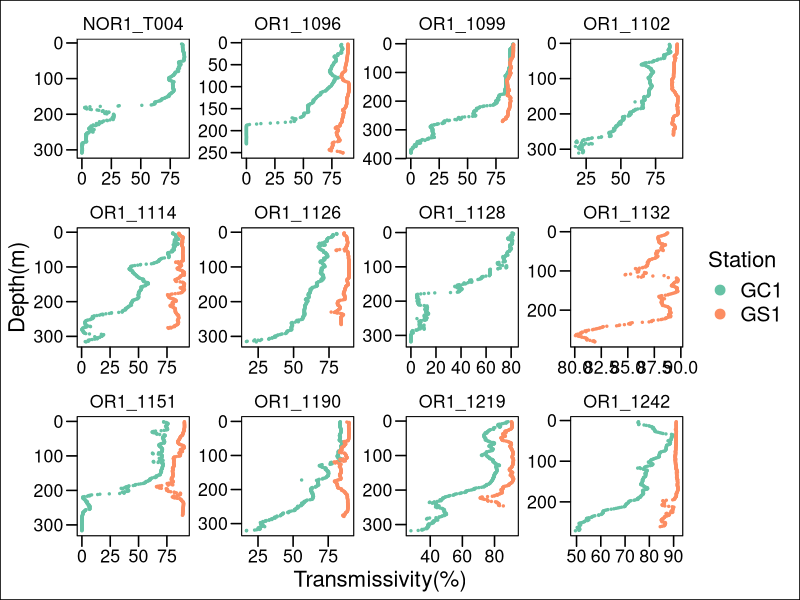

R code for this plot:
## ---- chunk 1
knitr::opts_chunk$set(echo = TRUE)
knitr::opts_chunk$set(warning = FALSE, message = FALSE) 
knitr::opts_chunk$set(fig.width=18, fig.height=12) 
## ---- chunk 2
rm(list=ls())
library(readxl)
library(dplyr)
library(ggplot2)
library(ggthemes)
GPSC_CTD<- read_xlsx("CTD.xlsx")

# Set negtive transmissometer to zero
GPSC_CTD$transmissometer[GPSC_CTD$transmissometer<=0] <- 0 

#filter only downward data
GC1<-GPSC_CTD %>%filter(Station=="GC1") %>% 
  group_split(Cruise)
GC1_CTD<-NULL
for (i in 1:11) { 
  out<-filter(GC1[[i]],!duplicated(GC1[[i]]$pressure,)==T)
  GC1_CTD<-rbind(GC1_CTD,out)
} 

GS1<-GPSC_CTD %>%filter(Station=="GS1") %>% 
  group_split(Cruise)
GS1_CTD<-NULL
for (i in 1:10) { 
  out<-filter(GS1[[i]],!duplicated(GS1[[i]]$pressure,)==T)
  GS1_CTD<-rbind(GS1_CTD,out)
} 

GC1GS1<-rbind(GC1_CTD,GS1_CTD)
#plot 
ggplot(data=GC1GS1, aes(x=transmissometer, y=pressure, colour=Station))+
  geom_point(size=0.5)+
  scale_y_reverse()+
  scale_color_brewer(palette = "Set2")+
  xlab("Transmissivity(%)")+
  ylab("Depth(m)")+
  facet_wrap(~Cruise, scale="free")+
  theme_base()+
  guides(color = guide_legend(override.aes = list(size = 3) ) )+
  theme(legend.text = element_text(size = 15))

## ---- chunk 3
rm(list=ls())
library(knitr)
GPSC_CTD<- read_excel("CTD.xlsx")
GC1_Depth<-as.data.frame(GPSC_CTD %>%
                         filter(Station=="GC1")) %>% 
  group_by(Cruise) %>% summarise(Depth=max(pressure))
GS1_Depth<-as.data.frame(GPSC_CTD %>%
                         filter(Station=="GS1")) %>% 
  group_by(Cruise) %>% summarise(Depth=max(pressure))

#GC1
GC1_CTD<-as.data.frame(GPSC_CTD %>%
                         filter(Station=="GC1"))
GC1_CTD<-split(GC1_CTD,GC1_CTD$Cruise)
#GS1
GS1_CTD<-as.data.frame(GPSC_CTD %>%
                         filter(Station=="GS1"))
GS1_CTD<-split(GS1_CTD,GS1_CTD$Cruise)
#average deepest 3 data = bottom water
deep_fun <- function(x) {
  dat <- x[order(x$pressure, decreasing=TRUE)[1:3],]
}
GC1_CTD<- lapply(GC1_CTD, FUN=deep_fun) 
GC1_CTD<-do.call("rbind", GC1_CTD)
GS1_CTD<- lapply(GS1_CTD, FUN=deep_fun) 
GS1_CTD<-do.call("rbind", GS1_CTD)

# Average temperature, sigma_theta and density
GC1_CTD$Temperature <- rowMeans(GC1_CTD[, c("temperature_T1", "temperature_T2")], na.rm=TRUE)
GC1T<-mean(GC1_CTD$Temperature)
GS1_CTD$Temperature <- rowMeans(GS1_CTD[, c("temperature_T1", "temperature_T2")], na.rm=TRUE)
GS1T<-mean(GS1_CTD$Temperature)

#Tlim calculation####
#Q10=2 
GC1Tlim<-2* exp((GC1T-20)/10)
GS1Tlim<-2* exp((GS1T-20)/10)

df<-data.frame(Station=c("GC1","GS1"),
               Temp=c(GC1T,GS1T),
               Tlim=c(GC1Tlim,GS1Tlim))
kable(df, align = 'c',
      col.names = c('Station', 'Temp(℃)', 'Tlim') )
